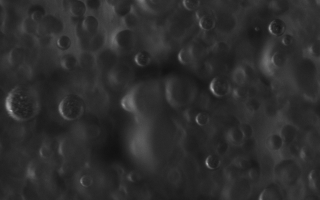
#> input picture data/train/train_00000.png, 320 x 200 px; its folder holds 4 pictures in this run
$ jupyter execute --allow-errors 'train&classify.ipynb'   (shell and % lines are left out)   (older library calls are emulated)
#> lines starting #> are read from the running program, lines starting #| are printed output that depends on the picture
### shapes.py
from numpy import sqrt, pi
from numbers import Number


"""
Coordinate system is:
.-–-> y
|
|
v
x
"""


class Circle:
    def __init__(self, x, y, radius):
        self.x = x
        self.y = y
        self.radius = radius

    def area(self):
        return pi*self.radius**2


class Rectangle:
    # [46 lines left out: functions __init__, by_width_height, by_center_width_height, __eq__, __ne__, not called in this run]


class Point:
    def __init__(self,
                 x: Number,
                 y: Number,
                 frame: int = None,
                 is_fit_result: bool = False) -> object:
        self.x = x
        self.y = y
        self.frame = frame
        self.is_fit_result = is_fit_result

    # [18 lines left out: functions __mul__, __rmul__, __add__, not called in this run]

    def __sub__(self, other):
        return Point(self.x - other.x, self.y - other.y)

    def __eq__(self, other):
        return self.x == other.x and self.y == other.y

    def __ne__(self, other):
        return self.x != other.x and self.y != other.y

    def __hash__(self):
        return hash((self.x, self.y))

    def get_coord(self, dtype=None):
        if dtype == "int":
            return int(self.x), int(self.y)
        else:
            return self.x, self.y

    def has_negative_coord(self):
        return self.x < 0 or self.y < 0


# [5 lines left out: function circle_to_rectangle, not called in this run]


class Line:
    def __init__(self, direction, point, n_samples=10):
        self.direction = direction
        self.point = point


class CalibBubble:
    # [5 lines left out: function __init__, not called in this run]

### detect_bubbles.py
import sys
sys.path.append('/Users/Habib/Google Drive/Uni Heidelberg/12 SS 2018/Masterarbeit/gradient_ansatz')

import numpy as np
from cv2 import imread, threshold, THRESH_BINARY
from skimage.feature import peak_local_max
from skimage import feature
from skimage.filters import scharr, sobel
from skimage.transform import hough_circle, hough_circle_peaks
from copy import deepcopy
from shapes import *
from scipy.optimize import curve_fit, leastsq
from scipy.misc import imresize
import pickle
import utils
from evaluate import inter_area
from scipy.signal import argrelextrema, find_peaks_cwt
from scipy.ndimage.filters import gaussian_filter1d
from classify_bubble import detec_bubble

"""
Coordinate system is:
.-–-> y
|
|
v
x
"""


def arr_to_vec(arr):
    return arr.reshape((arr.shape[0] * arr.shape[1],))


# [5 lines left out: function resize_1d, not called in this run]


def gauss(x, a, mu, sigma):
    return a * np.exp(- (x - mu)**2/sigma**2)


def get_neighbours(p, part="all"):
    neighbours = []
    if part == "upper" or part == "all":
        neighbours += [Point(p.x,   p.y+1),
                       Point(p.x-1,   p.y),
                       Point(p.x+1, p.y+1),
                       Point(p.x-1, p.y+1)]
    elif part == "lower" or part == "all":
        neighbours += [Point(p.x,   p.y+1),
                       # Point(p.x,   p.y-1),
                       Point(p.x+1, p.y),
                       # Point(p.x+1, p.y-1),
                       Point(p.x+1, p.y+1)]
    elif part == "lower_right":
        neighbours += [Point(p.x,     p.y + 1),
                       # Point(p.x - 1, p.y),
                       Point(p.x - 1, p.y + 1),
                       Point(p.x + 1, p.y + 1),
                       Point(p.x + 1, p.y)
                       ]
    elif part == "right":
        neighbours += [Point(p.x,     p.y + 1),
                       Point(p.x - 1, p.y),
                       Point(p.x - 1, p.y + 1),
                       Point(p.x + 1, p.y + 1),
                       Point(p.x + 1, p.y)]
    elif part == "upper_right":
        neighbours += [Point(p.x, p.y + 1),
                       Point(p.x - 1, p.y),
                       Point(p.x - 1, p.y + 1),
                       Point(p.x + 1, p.y + 1),
                       # Point(p.x + 1, p.y)
                        ]

    return neighbours


def get_upper_neighbours(p):
    return get_neighbours(p, part="upper")


def get_lower_neighbours(p):
    return get_neighbours(p, part="lower")


def get_lower_right_neighbours(p):
    return get_neighbours(p, part="lower_right")


def get_right_neighbours(p):
    return get_neighbours(p, part="right")


# [39 lines left out: functions get_neighbouring_pixels, direction, bubble_from_max, not called in this run]


def bubble_by_zeroing(loc_max, input_img, len_curve_threshold=120,
                      proportion_threshold=3., neighbours_part="right"):
    # TODO: rename to curve_by_max
    """
    :param loc_max: location of maximum of type Point.
    :param input_img: input image numpy array.
    :param len_curve_threshold: maximum length of curve.
    :param proportion_threshold: Width over height of curve.
    :param neighbours_part: right, left, upper, lower, lower_right, upper_right or all.
    :return: curve describing bubble.
    """
    img = input_img
    curr_pos = loc_max
    curve = [curr_pos]
    extr_x = curr_pos.x
    while len(curve) < len_curve_threshold:
        try:
            neighbours = get_neighbours(curr_pos, part=neighbours_part)
            next_pos_arg = np.asarray([img[neigh.get_coord()]
                                       for neigh in neighbours]).argmax()
            next_pos = neighbours[next_pos_arg]
            curve += [next_pos]
            curr_pos = next_pos

            # Abbruchbedingung
            if neighbours_part == "lower_right":
                if curr_pos.x > extr_x:
                    extr_x = curr_pos.x
            elif neighbours_part == "upper_right":
                if curr_pos.x <= extr_x:
                    extr_x = curr_pos.x

            if (extr_x - curve[0].x) == 0:
                pass
            elif float(np.abs((curr_pos.y - curve[0].y)/(extr_x - curve[0].x))) \
                    >= proportion_threshold:
                break
        except IndexError:
            print("WARNING: reached image boundary!")
            break

    return curve


# [323 lines left out: functions my_digitize, orientation_from_image, neighbour_from_orientation, is_complete, curve_from_orientation, fit_along_line and 2 more, not called in this run]


def bubble_from_curve(curve, output_shape="circle"):
    loc_max = curve[0]
    max_point = loc_max
    for c in curve:
        if c.x > max_point.x:
            max_point = c
    bubble_circ = Circle(loc_max.x, max_point.y, (max_point.x - loc_max.x))
    if output_shape == "circle":
        return bubble_circ
    else: # shape == "rectangle":
        return circle_to_rectangle(bubble_circ)


def _lin_func(x):
    return 1 * x + 1.5


def half_circ(x, a, b, r):
    return np.sqrt(np.abs(r**2 - (x-a)**2)) + b**2


def dist(p1, p2):
    return np.sqrt((p1.x - p2.x)**2 + (p1.y - p2.y)**2)


# [565 lines left out: functions circle_fit, bubble_from_curve_fit, _slope, _angle_from_slope, _refine_pos, _refine_pos_max and 14 more, not called in this run]


# [2 lines that do not run on import are left out]

### train&classify.ipynb
[cell 1]
import sys
sys.path.append("/Users/Habib/Google Drive/Uni Heidelberg/12 SS 2018/Masterarbeit")

[cell 2]
import numpy as np
import os
import cv2
import matplotlib.pyplot as plt
from skimage.feature import peak_local_max
from skimage import feature
from copy import deepcopy
import matplotlib.patches as patches
import os
from scipy.ndimage.filters import gaussian_filter
from shapes import *
from detect_bubbles import *
import pickle

[cell 3]
from sklearn import svm

[cell 4]
from sklearn.ensemble import RandomForestClassifier

[cell 5]
def show_max(mess_img, show_max_number=True, threshold_abs=60, min_distance=10):
    lm_list = []
    fig1 = plt.figure(figsize=(20,20))
    ax1 = fig1.add_subplot(111, aspect='equal')
    plt.imshow(mess_img, cmap="gray")
    for idx, loc_max in enumerate(peak_local_max(mess_img, threshold_abs=threshold_abs, min_distance=min_distance)):
        lm = Point(loc_max[0], loc_max[1])
        lm_list.append([lm])
        ax1.add_patch(patches.Circle((lm.y, lm.x), 5, fill=False, color="red"))
        if show_max_number:
            plt.text(lm.y, lm.x, str(idx), color="yellow")
    return lm_list

[cell 6]
def show_train_img(mess_img, curves, draw_circles=True):
    fig1 = plt.figure(figsize=(20,20))
    ax1 = fig1.add_subplot(111, aspect='equal')

    for idx, cr in enumerate(curves):
        for c in cr:
            mess_img[c.get_coord()] = 0

    plt.imshow(mess_img)
    if draw_circles:
        for idx, cb in enumerate(candidate_bubbles):
            ax1.add_patch(patches.Circle((cb.y, cb.x), cb.radius*1.4, fill=False, color="red"))
            plt.text(curves[idx][0].y, curves[idx][0].x, str(idx), color="yellow")

[cell 7]
train_dir = "data/train/"
train_img_read = [cv2.imread(os.path.join(train_dir, filename), 0) for filename in os.listdir(train_dir)
            if filename.endswith(".png")]
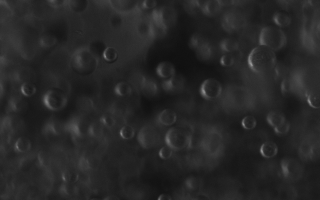
#> input picture data/train/train_00001.png, 320 x 200 px
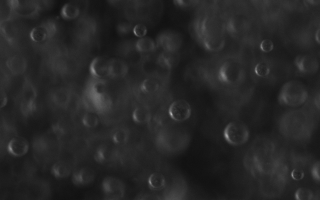
#> input picture data/train/train_00002.png, 320 x 200 px
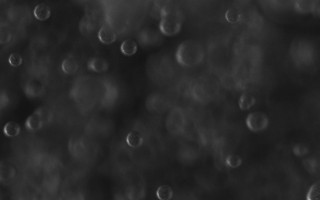
#> input picture data/train/train_00003.png, 320 x 200 px

# Labelling

#> (a cell that did not finish here is left out)

#> (a cell that did not finish here is left out)

[cell 10]
mess_img = deepcopy(train_img_read[0])
#> mess_img is the input picture: shape (200, 320); min 17, max 182, mean 44.9
curves = []
for loc_max in peak_local_max(mess_img, threshold_abs=90, min_distance=10):
    loc_max = Point(loc_max[0], loc_max[1])
    curves += [bubble_by_zeroing(loc_max, mess_img, len_curve_threshold=30, proportion_threshold=3)]
#> this loop made 17 passes

candidate_bubbles = [bubble_from_curve(cur) for cur in curves]
#> (the rest of this cell did not finish here and is left out)

#> (a cell that did not finish here is left out)

[cell 12]
mess_img = deepcopy(train_img_read[1])
#> mess_img is the input picture: shape (200, 320); min 15, max 153, mean 38.3
curves = []
for loc_max in peak_local_max(mess_img, threshold_abs=90, min_distance=10):
    loc_max = Point(loc_max[0], loc_max[1])
    curves += [bubble_by_zeroing(loc_max, mess_img, len_curve_threshold=30, proportion_threshold=3)]
#> this loop made 17 passes

candidate_bubbles = [bubble_from_curve(cur) for cur in curves]
#> (the rest of this cell did not finish here and is left out)

#> (a cell that did not finish here is left out)

[cell 14]
mess_img = deepcopy(train_img_read[2])
#> mess_img is the input picture: shape (200, 320); min 16, max 181, mean 38.2
curves = []
for loc_max in peak_local_max(mess_img, threshold_abs=90, min_distance=10):
    loc_max = Point(loc_max[0], loc_max[1])
    curves += [bubble_by_zeroing(loc_max, mess_img, len_curve_threshold=30, proportion_threshold=3)]
#> this loop made 16 passes

candidate_bubbles = [bubble_from_curve(cur) for cur in curves]
#> (the rest of this cell did not finish here and is left out)

#> (a cell that did not finish here is left out)

[cell 16]
mess_img = deepcopy(train_img_read[3])
#> mess_img is the input picture: shape (200, 320); min 18, max 174, mean 40
curves = []
for loc_max in peak_local_max(mess_img, threshold_abs=90, min_distance=10):
    loc_max = Point(loc_max[0], loc_max[1])
    curves += [bubble_by_zeroing(loc_max, mess_img, len_curve_threshold=30, proportion_threshold=3)]
#> this loop made 13 passes

candidate_bubbles = [bubble_from_curve(cur) for cur in curves]
#> (the rest of this cell did not finish here and is left out)

#> (a cell that did not finish here is left out)

#> (a cell that did not finish here is left out)

#> (a cell that did not finish here is left out)

#> (a cell that did not finish here is left out)

[cell 21]
lb_10 = np.zeros(len(x_test_10), dtype=bool)
lb_10[[1,2,3,4,5,6,7,9,10,14,15,16]] = True

## Join data

[cell 22]
y_train = \
list(lb_0) + \
list(lb_1) + \
list(lb_2) + \
list(lb_3) + \
list(lb_5) + \
list(lb_7)

[cell 23]
x_train = \
x_train_0 + \
x_train_1 + \
x_train_2 + \
x_train_3 +\
x_train_5 +\
x_train_7

[cell 24]
clf = svm.SVC()

[cell 25]
clf.fit(x_train, y_train)

[cell 26]
clf.score(x_test_10, lb_10)

[cell 27]
clf.score(x_test_10[:5], lb_10[:5])

# Labelling Maxima

[cell 28]
lm_list = [np.nan] * len(train_img_read)
y_true = [np.nan] * len(train_img_read)

[cell 29]
lm_list[0] = show_max(train_img_read[0], min_distance=10)

[cell 30]
y_true[0] = np.zeros(len(lm_list[0]))
y_true[0] [[0,1, 2, 5,10, 11, 15, 16, 17, 33, 34,35, 38, 39, 49, 42, 57, 63] ] = True

[cell 31]
lm_list[1] = show_max(train_img_read[1], min_distance=10)

[cell 32]
y_true[1] = np.zeros(len(lm_list[1]))
y_true[1] [ [3,8, 11, 12, 14, 15, 16, 24, 26, 27, 28, 29, 32, 38, 39, 49, 49, 45, 47, 48, ] ] = True

[cell 33]
lm_list[2] = show_max(train_img_read[2], min_distance=10)

[cell 34]
y_true[2] = np.zeros(len(lm_list[2]))
y_true[2] [[0,19, 19, 11, 12, 14, 29, 22, 23, 24, 31, 30, 31, 35, 39, 48, 46] ] = True

[cell 35]
lm_list[3] = show_max(train_img_read[3], min_distance=10)

[cell 36]
y_true[3] = np.zeros(len(lm_list[3]))
y_true[3] [ [1, 4, 7,8, 9, 11, 14, 15, 17, 27, 28, 33, 44, 44] ] = True

[cell 37]
lm_list[4] = show_max(train_img_read[4], min_distance=10)

[cell 38]
y_true[4] = np.zeros(len(lm_list[4]))
y_true[4] [ [3, 17, 18, 11, 23, 26, 29, 34, 32, 36, 41, 42, 52] ] = True

[cell 39]
lm_list[5] = show_max(train_img_read[5], min_distance=10)

[cell 40]
y_true[5] = np.zeros(len(lm_list[5]))
y_true[5] [ [0, 4,5,13, 17, 25, 26, 32, 28, 36, 34, 32, 48, 45, 59, 65, 66] ] = True

[cell 41]
lm_list[6] = show_max(train_img_read[6], min_distance=10)

[cell 42]
y_true[6] = np.zeros(len(lm_list[6]))
y_true[6] [ [1,2,3,9, 15,18,20, 22,21, 16, 30, 33, 36,42, 30, 38] ] = True

[cell 43]
lm_list[7] = show_max(train_img_read[7], min_distance=10)

[cell 44]
y_true[7] = np.zeros(len(lm_list[7]))
y_true[7] [ [0,2,3,4,10, 13, 11, 14, 15, 18, 22, 23, 25, 29, 39, 34, 36, 37,38] ] = True

[cell 45]
s_list = [len(arr)  for arr in y_true if type(arr) != type(np.nan)]
sum(s_list)

## Training images and labels

[cell 46]
y_train = []
for yt in y_true[:8]:
    y_train = np.append(y_train, yt)

[cell 47]
# training image is a window around the local maximum
# window size is 10 => image size is 10x10
x_train_im = []
lm_list_valid = lm_list[:8]
for i, lm in enumerate(lm_list_valid):
    for j, pt in enumerate(lm):
        x_train_im += [
            extract_pad_image(input_img=train_img_read[i], pt=pt[0], window_size=14)
        ]

[cell 48]
plt.imshow(x_train_im[-1])

[cell 49]
x_train_im[20].shape

## Feature extraction

[cell 50]
x_train_features = []
for xt in x_train_im:
    x_train_features += [get_max_features(img=xt, features_window_size=3)]

[cell 51]
x_train_only = x_train_features[:300]
y_train_only = y_train[:300]
y_val = y_train[300:]
x_val = x_train_features[300:]

[cell 52]
clf = RandomForestClassifier()

[cell 53]
clf.fit(x_train_only, y_train_only)

[cell 54]
clf.score(x_val, y_val)

[cell 55]
with open("classifiers/clf.pickle", "wb") as handle:
    pickle.dump(clf, handle)
